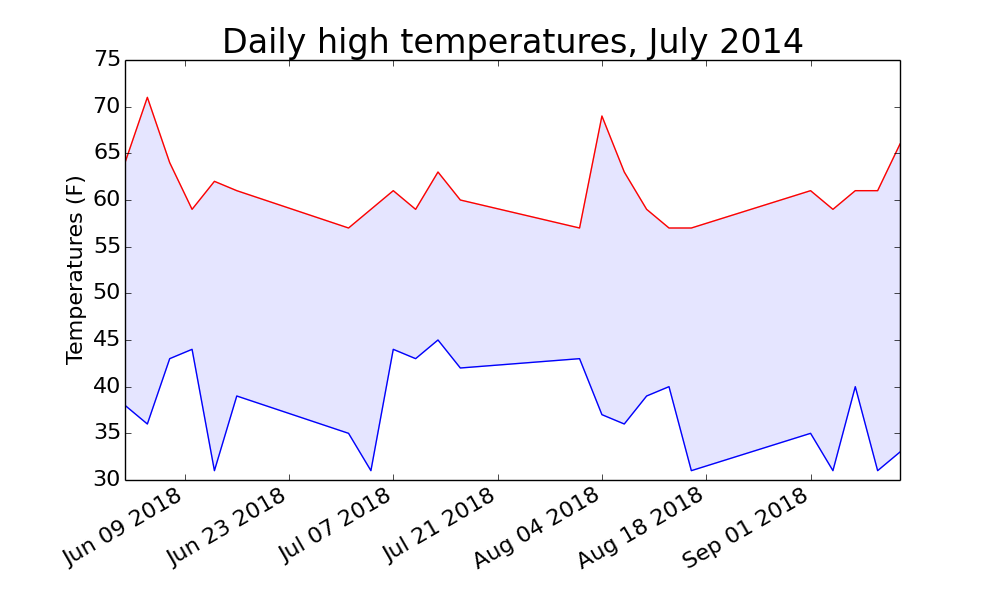

Write Python code to recreate this figure.
#!/usr/bin/python
# -*- coding: UTF-8 -*-

from matplotlib import pyplot as plt
from datetime import datetime

dates = []
highs = [64,71,64,59,62,61,57,59,61,59,63,60,57,69,63,59,57,57,61,59,61,61,66]
lows  = [38,36,43,44,31,39,35,31,44,43,45,42,43,37,36,39,40,31,35,31,40,31,33]
datearrs = ['2018-06-01', '2018-06-04', '2018-06-07', '2018-06-10', '2018-06-13', '2018-06-16',
'2018-07-01', '2018-07-04', '2018-07-07', '2018-07-10', '2018-07-13', '2018-07-16',
'2018-08-01', '2018-08-04', '2018-08-07', '2018-08-10', '2018-08-13', '2018-08-16',
'2018-09-01', '2018-09-04', '2018-09-07', '2018-09-10', '2018-09-13'           
]
for row in datearrs:
    current_date = datetime.strptime(row, "%Y-%m-%d")
    dates.append(current_date)

fig = plt.figure(dpi=128, figsize=(10,6))
plt.plot(dates,highs, c='red')
plt.plot(dates,lows, c='blue')
plt.fill_between(dates, highs, lows, facecolor='blue', alpha=0.1)

plt.title("Daily high temperatures, July 2014", fontsize=24)
plt.xlabel('', fontsize=16)
fig.autofmt_xdate()
plt.ylabel("Temperatures (F)", fontsize=16)
plt.tick_params(axis='both', which='major', labelsize=16)

plt.show()
